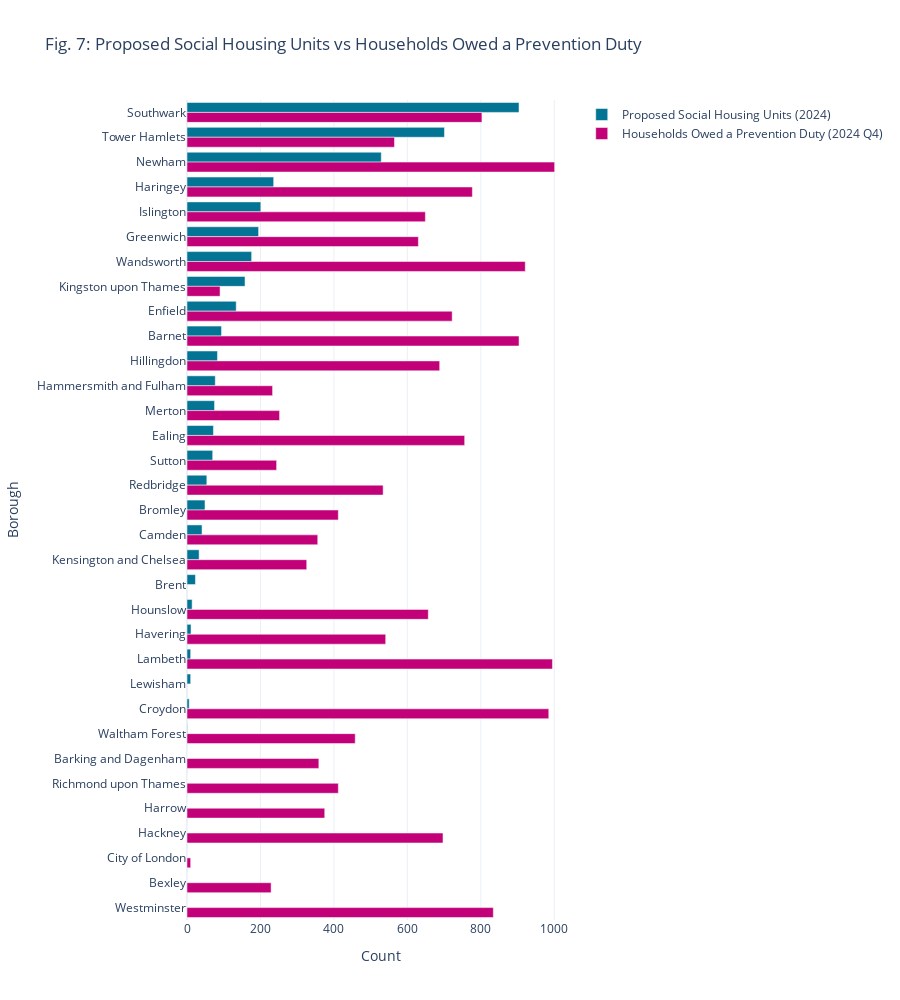

Notebook code for this chart:
### Code cell
# Filter 2024 data for proposed social housing units
df_2024 = df_social_housing_borough[df_social_housing_borough['Year'] == 2024]

# Merge with prevention duty data to align boroughs
df_compare = pd.merge(
    df_2024[['Planning authority', 'Number of proposed social housing units']],
    df_pd[['Borough', 'Total number of households assessed1,2']],
    left_on='Planning authority',
    right_on='Borough',
    how='inner'
)

# Convert assessed households to numeric
df_compare['Total number of households assessed1,2'] = pd.to_numeric(
    df_compare['Total number of households assessed1,2'], errors='coerce'
)

# Sort by borough for consistent plotting
df_compare.sort_values('Planning authority', inplace=True)


# Sort by number of proposed units, descending
df_compare_sorted = df_compare.sort_values(
    'Number of proposed social housing units',
    ascending=False
)

# Plot
fig_compare = go.Figure()

fig_compare.add_trace(go.Bar(
    y=df_compare_sorted['Planning authority'],
    x=df_compare_sorted['Number of proposed social housing units'],
    name='Proposed Social Housing Units (2024)',
    marker_color='#047495',
    orientation='h'
))

fig_compare.add_trace(go.Bar(
    y=df_compare_sorted['Planning authority'],
    x=df_compare_sorted['Total number of households assessed1,2'],
    name='Households Owed a Prevention Duty (2024 Q4)',
    marker_color='#c20078',
    orientation='h'
))

fig_compare.update_layout(
    barmode='group',
    title='Fig. 7: Proposed Social Housing Units vs Households Owed a Prevention Duty',
    xaxis_title='Count',
    yaxis_title='Borough',
    template='plotly_white',
    height=1000,
    yaxis=dict(autorange="reversed")  # Largest at the top
)

fig_compare.show()

### Figure 1 — Plotly figure (JSON) as saved in the notebook; plotly's stock layout.template omitted (floating-point values rounded to 4 significant figures)
{"data": [{"marker": {"color": "#047495"}, "name": "Proposed Social Housing Units (2024)", "orientation": "h", "type": "bar", "x": [904, 701, 529, 236, 201, 195, 176, 158, 134, 94, 83, 77, 75, 72, 70, 54, 49, 41, 33, 23, 14, 11, 10, 10, 6, 1, 0, 0, 0, 0, 0, 0, 0], "y": ["Southwark", "Tower Hamlets", "Newham", "Haringey", "Islington", "Greenwich", "Wandsworth", "Kingston upon Thames", "Enfield", "Barnet", "Hillingdon", "Hammersmith and Fulham", "Merton", "Ealing", "Sutton", "Redbridge", "Bromley", "Camden", "Kensington and Chelsea", "Brent", "Hounslow", "Havering", "Lambeth", "Lewisham", "Croydon", "Waltham Forest", "Barking and Dagenham", "Richmond upon Thames", "Harrow", "Hackney", "City of London", "Bexley", "Westminster"]}, {"marker": {"color": "#c20078"}, "name": "Households Owed a Prevention Duty (2024 Q4)", "orientation": "h", "type": "bar", "x": [803, 565, 1001, 777, 649, 630, 921, 90, 722, 904, 688, 233, 252, 756, 244, 534, 412, 356, 326, null, 657, 541, 995, null, 985, 458, 359, 412, 375, 697, 10, 229, 834], "y": ["Southwark", "Tower Hamlets", "Newham", "Haringey", "Islington", "Greenwich", "Wandsworth", "Kingston upon Thames", "Enfield", "Barnet", "Hillingdon", "Hammersmith and Fulham", "Merton", "Ealing", "Sutton", "Redbridge", "Bromley", "Camden", "Kensington and Chelsea", "Brent", "Hounslow", "Havering", "Lambeth", "Lewisham", "Croydon", "Waltham Forest", "Barking and Dagenham", "Richmond upon Thames", "Harrow", "Hackney", "City of London", "Bexley", "Westminster"]}], "layout": {"barmode": "group", "height": 1000, "title": {"text": "Fig. 7: Proposed Social Housing Units vs Households Owed a Prevention Duty"}, "xaxis": {"title": {"text": "Count"}}, "yaxis": {"autorange": "reversed", "title": {"text": "Borough"}}}}
